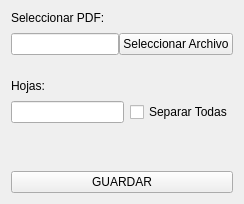
                   <widget class="QWidget" name="ExtractPDF_tab">
                    <attribute name="title">
                     <string>Extraer Hojas</string>
                    </attribute>
                    <layout class="QVBoxLayout" name="verticalLayout_17">
                     <item>
                      <layout class="QVBoxLayout" name="verticalLayout_16">
                       <item>
                        <widget class="QLabel" name="label_33">
                         <property name="text">
                          <string>Seleccionar PDF:</string>
                         </property>
                        </widget>
                       </item>
                       <item>
                        <layout class="QHBoxLayout" name="horizontalLayout_12">
                         <property name="spacing">
                          <number>0</number>
                         </property>
                         <property name="topMargin">
                          <number>2</number>
                         </property>
                         <property name="bottomMargin">
                          <number>2</number>
                         </property>
                         <item>
                          <widget class="QLineEdit" name="ExtractPdf_In">
                           <property name="maximumSize">
                            <size>
                             <width>800</width>
                             <height>16777215</height>
                            </size>
                           </property>
                          </widget>
                         </item>
                         <item>
                          <widget class="QPushButton" name="ExtractPdf_selFile">
                           <property name="text">
                            <string>Seleccionar Archivo</string>
                           </property>
                          </widget>
                         </item>
                        </layout>
                       </item>
                      </layout>
                     </item>
                     <item>
                      <spacer name="verticalSpacer_7">
                       <property name="orientation">
                        <enum>Qt::Orientation::Vertical</enum>
                       </property>
                       <property name="sizeType">
                        <enum>QSizePolicy::Policy::Minimum</enum>
                       </property>
                       <property name="sizeHint" stdset="0">
                        <size>
                         <width>20</width>
                         <height>16</height>
                        </size>
                       </property>
                      </spacer>
                     </item>
                     <item>
                      <layout class="QVBoxLayout" name="verticalLayout_15">
                       <item>
                        <widget class="QLabel" name="label_34">
                         <property name="text">
                          <string>Hojas:</string>
                         </property>
                        </widget>
                       </item>
                       <item>
                        <layout class="QHBoxLayout" name="horizontalLayout_11">
                         <property name="topMargin">
                          <number>2</number>
                         </property>
                         <property name="bottomMargin">
                          <number>2</number>
                         </property>
                         <item>
                          <widget class="QLineEdit" name="ExtractPdf_Sheets">
                           <property name="maximumSize">
                            <size>
                             <width>800</width>
                             <height>16777215</height>
                            </size>
                           </property>
                          </widget>
                         </item>
                         <item>
                          <widget class="QCheckBox" name="ExtractPdf_All_Button">
                           <property name="text">
                            <string>Separar Todas</string>
                           </property>
                          </widget>
                         </item>
                        </layout>
                       </item>
                      </layout>
                     </item>
                     <item>
                      <spacer name="verticalSpacer_6">
                       <property name="orientation">
                        <enum>Qt::Orientation::Vertical</enum>
                       </property>
                       <property name="sizeHint" stdset="0">
                        <size>
                         <width>20</width>
                         <height>40</height>
                        </size>
                       </property>
                      </spacer>
                     </item>
                     <item>
                      <widget class="QPushButton" name="ExtractPdf_Button">
                       <property name="text">
                        <string>GUARDAR</string>
                       </property>
                      </widget>
                     </item>
                    </layout>
                   </widget>
